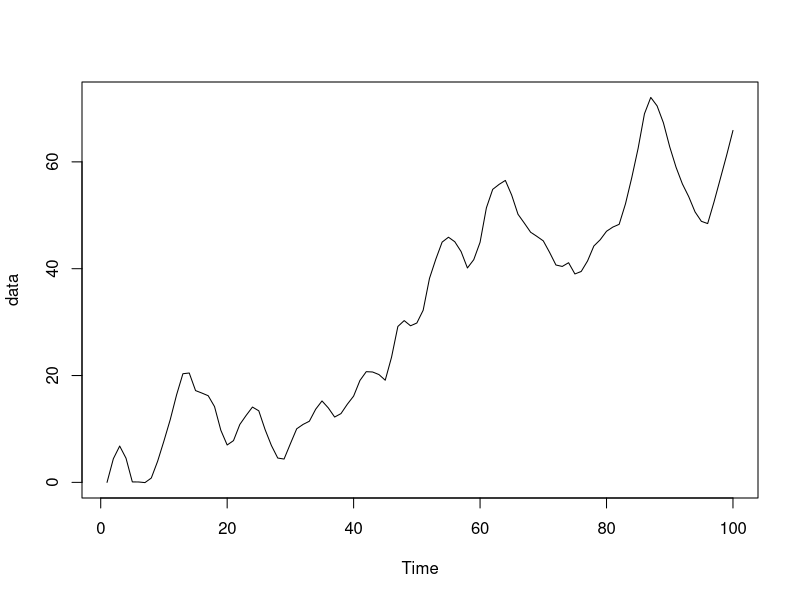
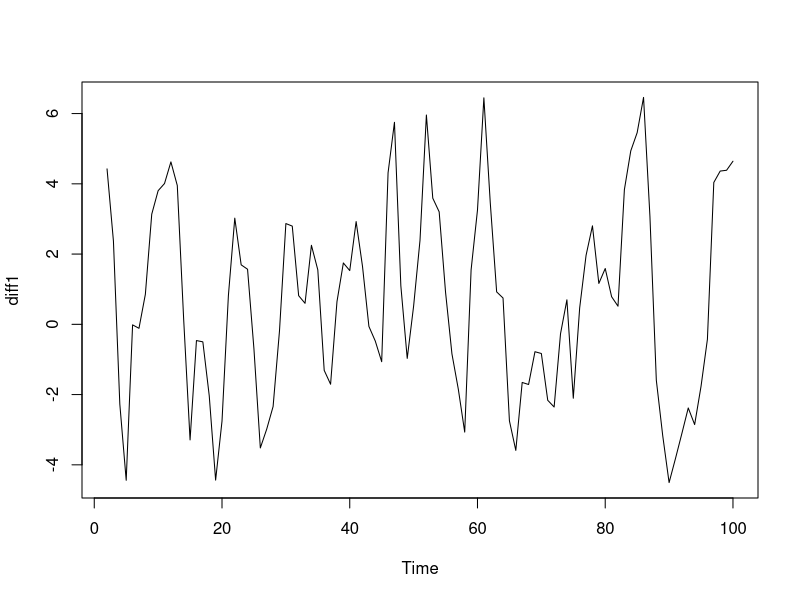
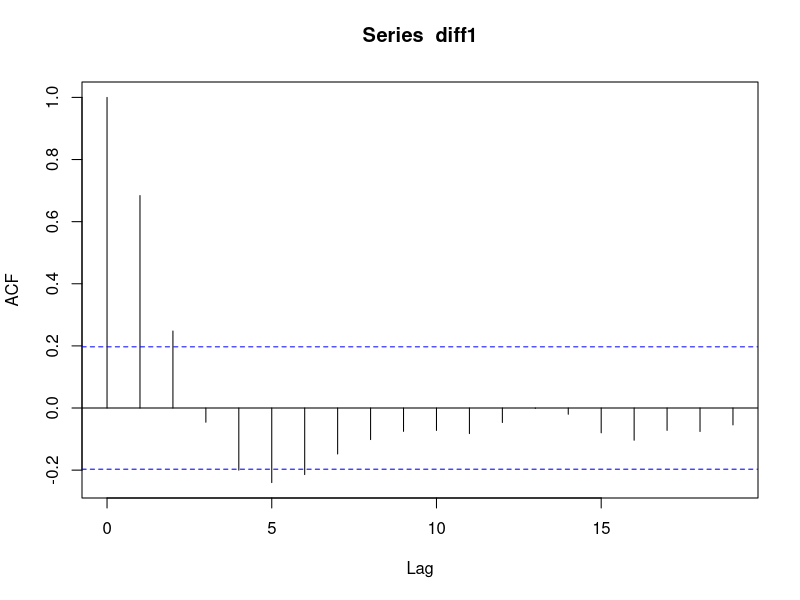
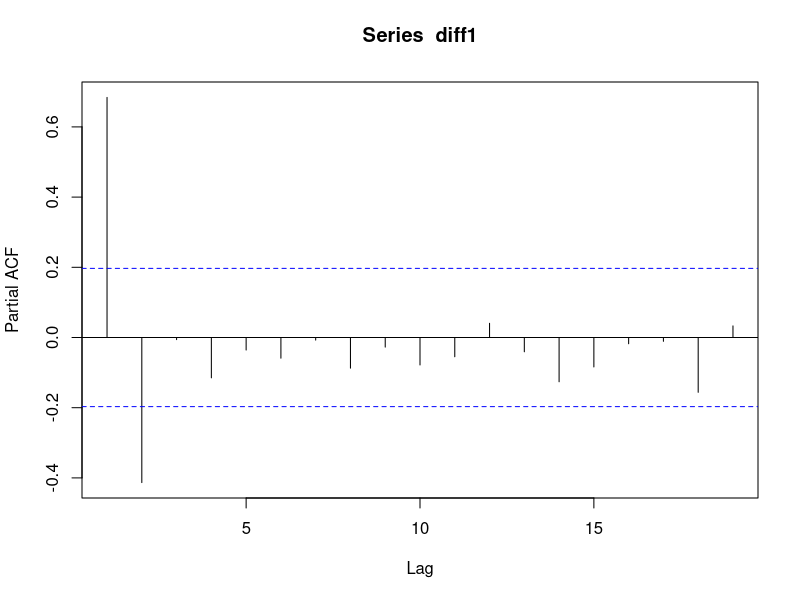

Here is the R script that generated these plots, in order:
# ARIMA state space models Simulation

# ARIMA(1,1,1) model

set.seed(1)
sim1<- arima.sim(n=110, model = list (order = c(1,1,1), ar = 0.5, ma = 2, sd = sqrt(1)))
data <-ts(sim1[1:100])

plot(data) #looks like there is a trend, so we do the 1st diff
diff1<-diff(data)
plot(diff1) #first diff took away effects of the trend

acf(diff1) #could be q = 1,2
pacf(diff1) #could be p = 1,2

mod1<-arima(data, order = c(1,1,0))
mod2<-arima(data, order = c(0,1,1))
mod3<-arima(data, order = c(1,1,1)) #2nd best aic
mod4<-arima(data, order = c(1,1,2))
mod5<-arima(data, order = c(2,1,1)) #best aic
mod6<-arima(data, order = c(2,1,2)) #2nd best aic
aic<-c(mod1$aic, mod2$aic, mod3$aic, mod4$aic, mod5$aic, mod6$aic)
aic #models 3,5,6 have the best aics

pred3<-as.vector(predict(mod3, n.ahead = 10)$pred)
pred5<-as.vector(predict(mod5, n.ahead = 10)$pred)
pred6<-as.vector(predict(mod6, n.ahead = 10)$pred)
pred<-as.vector(ts(sim1[101:110]))
df<-data.frame(pred,pred3,pred5,pred6)
df

pred.se<-(pred-pred)^2
pred3.se<-(pred-pred3)^2
pred5.se<-(pred-pred5)^2
pred6.se<-(pred-pred6)^2
df2<-data.frame(pred.se,pred3.se,pred5.se,pred6.se)
df2

pred3.mse<-print(mean(df2[,2])) #2nd best aic but has the lowest MSE.
pred5.mse<-print(mean(df2[,3]))
pred6.mse<-print(mean(df2[,4]))

# now we are turning to the state space rep. of a ARIMA (1,1,1) model
mod3$coef[1]
ss<-makeARIMA(phi = mod3$coef[1], theta = mod3$coef[2], Delta = 1)
KalmanLike(data,ss) #not really sure what to do with this... will learn next lecture
